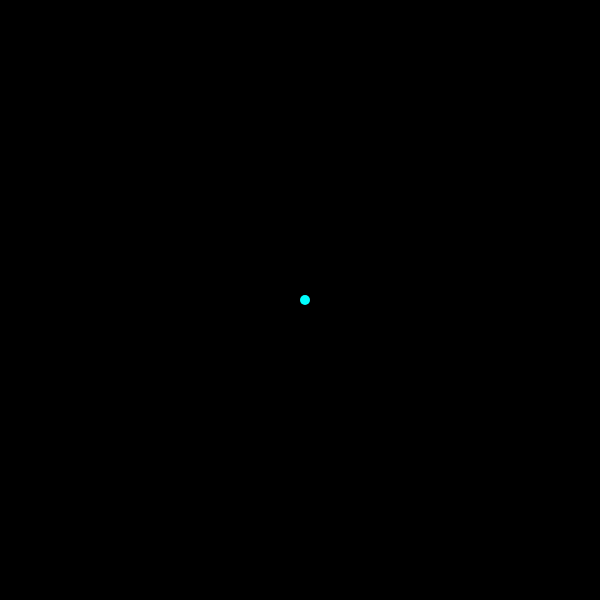
Frame 1 (no input)
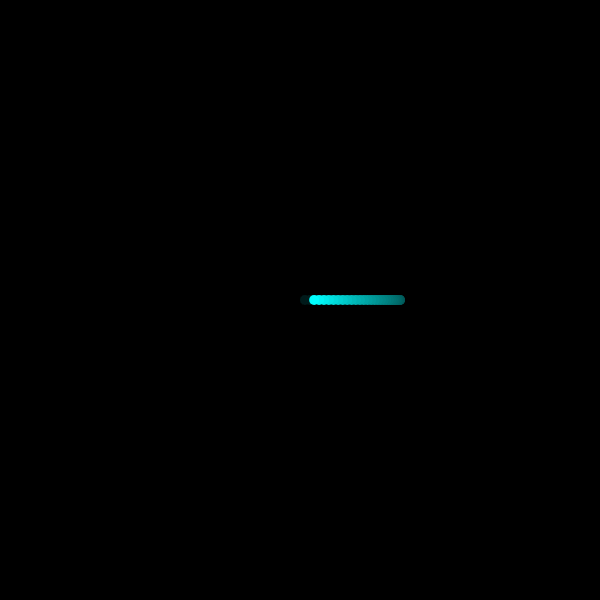
Frame 60 (no input)
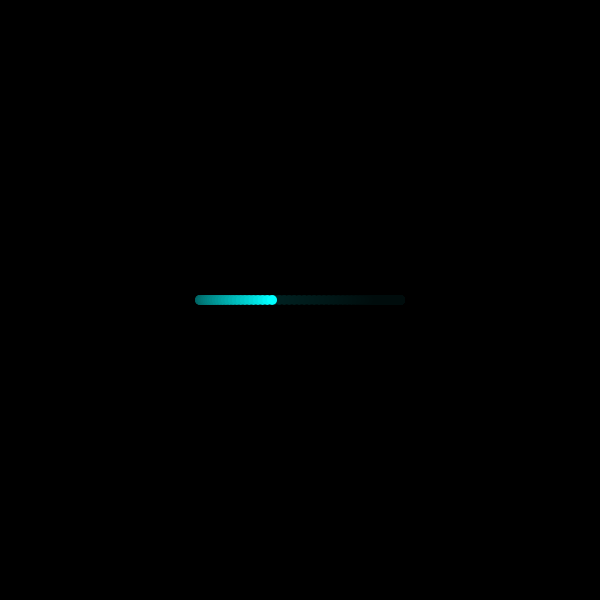
Frame 120 (the mouse pressed at the canvas centre since frame 60)

The p5.js sketch that drew these frames (run headless with seeded random() and noise() and a simulated clock; from frame 60 on, the mouse is pressed at the canvas centre):

// p5.js sketch
// ── sketch.js
// PGTE Data Visualization - Spring 2017
// -------------------------------------

var r = 100;
var speed = 0.05;

function setup() {
  createCanvas(600,600);
  background(0);
  smooth();
}

function draw() {
  fill(0,10);
  rect(0,0,width,height);

  var x = r * sin(frameCount * speed);
//  we dont need a new Y variable because we're not changing its position

  fill(0,255,255);
  noStroke();
  ellipse(x+width/2, height/2, 10, 10);
}
